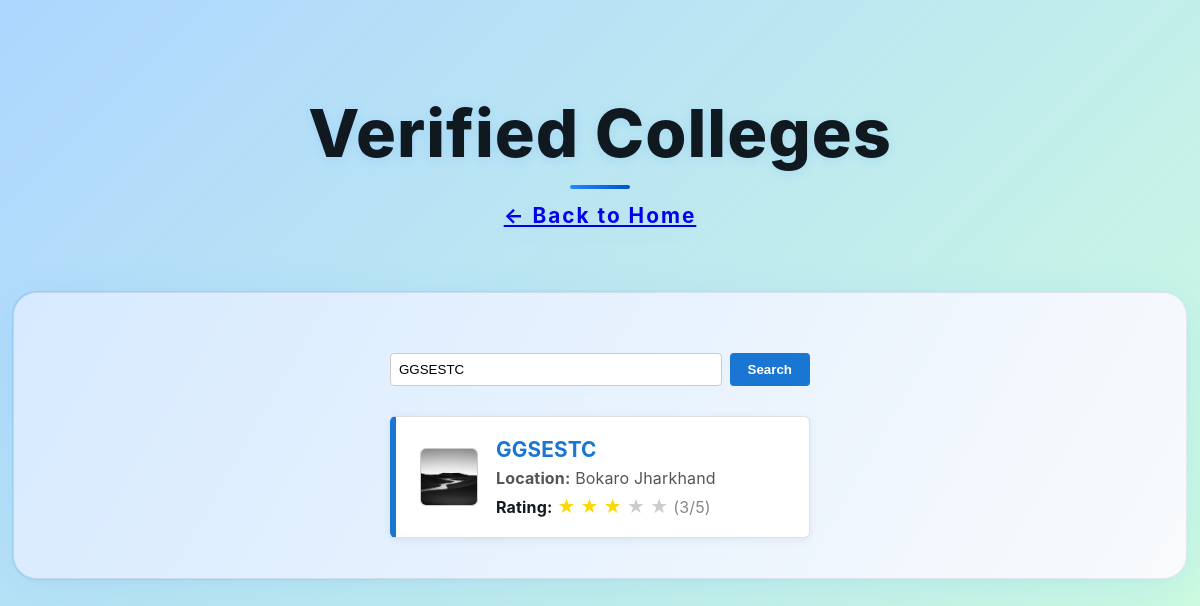
The page /college_list?q=GGSESTC on the database its author committed.
### portal/models.py (models this page shows, shortened)
class college (models.Model):
    college_name = models.CharField(max_length = 100, default = 'N/A')
    college_location = models.CharField(max_length = 100, default = 'N/A')
    college_university = models.CharField(max_length = 100, default = 'N/A')
    college_logo = models.ImageField(upload_to='college_logos/', default='college_logos/default.png')
    college_website = models.URLField(max_length=200, default='https://www.example.com')
    college_mobile_no = models.CharField(max_length=15, default='N/A')
    college_email = models.EmailField(max_length=100, default='N/A')
    college_description = models.TextField(default='N/A')
    college_registration_id = models.CharField(max_length=20, default='N/A')
    college_registration_password = models.CharField(max_length=128, default='N/A')  # Increase length for hashes
    admin_verified = models.BooleanField(default=False)
    college_rating = models.PositiveSmallIntegerField(default=0, help_text="Rating (1-5 stars)")
    class Meta:
        db_table = "college"

### portal/views.py (the view)
# urls.py: path('college_list', views.college_list, name='college_list'),
def college_list(request):
    query = request.GET.get('q', '')
    colleges = college.objects.filter(admin_verified=True)
    if query:
        colleges = colleges.filter(college_name__icontains=query)
    colleges = colleges.order_by('-college_rating', 'college_name')
    if request.headers.get('x-requested-with') == 'XMLHttpRequest':
        return render(request, 'college_list_results.html', {'colleges': colleges})
    return render(request, 'college_list.html', {'colleges': colleges})

### portal/templates/college_list.html (shortened to what this page needs)
{% load static %}
<!DOCTYPE html>
<html lang="en">
<head>
    <link rel="stylesheet" href="{% static 'portal/style.css' %}">
</head>
<body>
    <header>
        <h1>Verified Colleges</h1>
        <a href="{% url 'index' %}">← Back to Home</a>
    </header>
    <div class="container">
        <form method="get" style="margin: 20px auto 30px auto; max-width: 420px; display: flex; gap: 8px;">
            <input id="college-search" type="text" name="q" placeholder="Search college name..." value="{{ request.GET.q }}" style="flex:1; padding:8px; border-radius:4px; border:1px solid #ccc;">
            <button type="submit" style="padding:8px 18px; background:#1976d2; color:#fff; border:none; border-radius:4px; font-weight:bold;">Search</button>
        </form>
        <div id="college-list-results" class="college-list" style="display: flex; flex-direction: column; gap: 18px; align-items: stretch; max-width: 420px; margin: 0 auto;">
            {% for college in colleges %}
            <div class="college-card" style="background: #fff; border: 1px solid #e0e0e0; border-left: 6px solid #1976d2; border-radius: 6px; box-shadow: 0 2px 8px #0001; padding: 20px 24px; display: flex; flex-direction: row; align-items: center; gap: 18px;">
                <img src="{{ college.college_logo.url }}" alt="Logo" style="width:56px; height:56px; object-fit:cover; border-radius:6px; border:1px solid #ccc;">
                <div style="flex:1;">
                    <h2 style="margin:0 0 6px 0; font-size: 1.3em; color: #1976d2;">{{ college.college_name }}</h2>
                    <p style="margin: 0 0 8px 0; color: #555;"><strong>Location:</strong> {{ college.college_location }}</p>
                    <div>
                        <strong>Rating:</strong>
                        {% for i in "12345"|make_list %}
                            {% if forloop.counter <= college.college_rating %}
                                <span style="color:gold; font-size:1.1em;">&#9733;</span>
                            {% else %}
                                <span style="color:#ccc; font-size:1.1em;">&#9733;</span>
                            {% endif %}
                        {% endfor %}
                        <span style="color:#888;">({{ college.college_rating }}/5)</span>
                    </div>
                </div>
            </div>
            {% empty %}
            <div style="text-align:center; color:#888;">No verified colleges found.</div>
            {% endfor %}
        </div>
    </div>
</body>
</html>

### portal/static/portal/style.css (style rules this page uses)
:root { --background-gradient: linear-gradient(120deg, #f6f7fa 0%, #eecf3 100%); --surface: rgba(255, 255, 255, 0.98); --surface-dark: rgba(245, 247, 250, 0.98); --primary: #101820; --primary-light: #3a4756; --accent: #2189ff; --accent-dark: #0053c6; --accent-glass: linear-gradient(90deg, #2189ff 0%, #0053c6 100%); --nav-bg: rgba(255,255,255,0.96); --nav-border: #e3e8ef; --shadow: 0 8px 32px 0 rgba(33,137,255,0.06); --shadow-hover: 0 12px 40px 0 rgba(33,137,255,0.10); --frosted: blur(18px) saturate(160%); --radius-lg: 24px; --radius-md: 16px; --radius-sm: 10px; --transition: 0.28s cubic-bezier(.4,0,.2,1); --highlight: #eaf6ff; --success: #00c48c; --warning: #ffb300; --danger: #ff4d4f; --info: #e3f0ff; }
body { font-family: 'SamsungOne', 'Inter', 'Segoe UI', Arial, sans-serif; margin: 0; min-height: 100vh; letter-spacing: 0.01em; position: relative; overflow-x: hidden; background: linear-gradient(135deg, #add6ff, #d1ffdd); color: var(--primary); }
header { background: transparent; color: var(--primary); padding: 48px 0 16px 0; text-align: center; letter-spacing: 2px; font-size: 1.3em; font-weight: 700; text-shadow: 0 2px 24px #2189ff10; margin-bottom: 0; }
header h1 { font-size: 3.2em; margin-bottom: 14px; font-weight: 800; letter-spacing: 1px; color: #101820; background: none; text-shadow: 0 2px 12px #2189ff22; -webkit-background-clip: initial; -webkit-text-fill-color: initial; background-clip: initial; position: relative; z-index: 1; }
header h1::after { content: ""; display: block; margin: 12px auto 0 auto; width: 60px; height: 4px; border-radius: 2px; background: var(--accent-glass); animation: accentUnderline 2.5s linear infinite alternate; }
.container { max-width: 950px; margin: 48px auto 36px auto; background: var(--surface); padding: 48px 36px 36px 36px; border-radius: var(--radius-lg); box-shadow: var(--shadow); backdrop-filter: var(--frosted); border: 1px solid #e3e8ef; position: relative; overflow: hidden; z-index: 1; }
.container::before { content: ""; position: absolute; inset: -2px; z-index: -1; border-radius: var(--radius-lg); background: linear-gradient(120deg, #2189ff 0%, #e3e8ef 100%); opacity: 0.18; pointer-events: none; transition: opacity 0.3s; animation: borderFlow 6s linear infinite; }
.container, section { max-width: 1100px; margin: 48px auto 36px auto; padding: 40px 3vw; background: var(--surface); border-radius: var(--radius-lg); box-shadow: 0 2px 12px rgba(33,137,255,0.04); position: relative; overflow: visible; }
input, textarea, select { border: 1px solid #e3e8ef; border-radius: var(--radius-sm); transition: border 0.2s, box-shadow 0.2s; }
@media (min-width: 900px) { .container { box-shadow: 0 12px 48px 0 rgba(33,137,255,0.10), 0 1.5px 8px 0 rgba(0,0,0,0.03); } }

### rows shown on the page
college: college_logo (picture), college_name "GGSESTC", college_location "Bokaro Jharkhand", college_rating "3"
